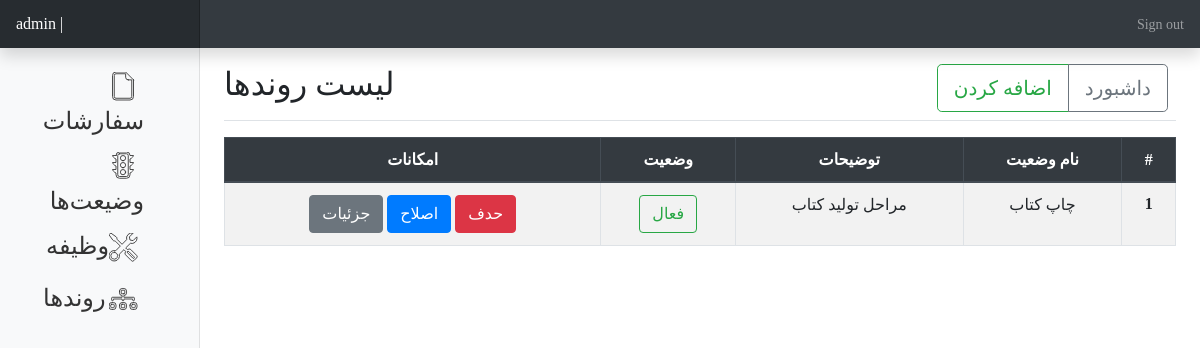
The app's page /dashboard/process/ (signed in) with its own data.
### main_app/models/process_model.py (models this page shows, shortened)
class process(models.Model):
    process_name = models.CharField(max_length=155, unique=True)
    process_description = models.CharField(max_length=500)
    isEnable = models.BooleanField(default=True)
    created_at = models.DateTimeField(null=True, blank=True, auto_now_add=True)
    updated_at = models.DateTimeField(null=True, blank=True, auto_now=True)

### main_app/views/process_view.py (the view)
@method_decorator(login_required, name="dispatch")
class ProcessList(ListView):
    model = process
    def dispatch(self, *args, **kwargs):
        if not (
            self.request.user.is_superuser or
            self.request.user.has_perm('main_app.view_process')
        ):
            return redirect('index')
        return super(ProcessList, self).dispatch(*args, **kwargs)

### main_app/templates/main_app/process_list.html (shortened to what this page needs)
{% extends "dashboard/base.html" %}
{% block content%}
<div class="d-flex justify-content-between flex-wrap flex-md-nowrap align-items-center pt-3 pb-2 mb-3 border-bottom">
    <h1 class="h2">لیست روندها</h1>
    <div class="btn-toolbar mb-2 mb-md-0">
      <div class="btn-group mr-2">
        <a href='{% url "process-add" %}' class="btn btn-lg btn-outline-success">اضافه کردن</a>
        <a href='{% url "panel" %}' class="btn btn-lg btn-outline-secondary">داشبورد</a>
      </div>
    </div>
</div>
    <div class="d-flex justify-content-md-between">
        <table class="table text-center table-striped table-bordered " dir="rtl">
            <thead class="thead-dark">
            <tr>
                <th scope="col">#</th>
                <th scope="col">نام وضعیت</th>
                <th scope="col">توضیحات</th>
                <th scope="col">وضعیت</th>
                <th scope="col">امکانات</th>
            </tr>
            </thead>
            <tbody class="table-striped ">
        {% for object in object_list %}
            <tr>
                <th scope="row">{{ forloop.counter }}</th>
                <td>{{ object.process_name }}</td>
                <td>{{ object.process_description }}</td>
                <td>{% if object.isEnable == True %} <span class="text-success btn btn-outline-success">فعال</span> {% else %} <span class="text-danger btn btn-outline-danger">غیرفعال</span> {% endif %}</td>
                <td>
                    <a href='{% url "process-delete" object.pk %}' class="btn btn-danger">حدف</a>
                    <a href='{% url "process-update" object.pk %}' class="btn btn-primary">اصلاح</a>
                    <a href='{% url "process-detail" object.pk %}' class="btn btn-secondary">جزئیات</a>
                </td>
            </tr>
        {% endfor %}
    </tbody>
    </table>
    </div>
{% endblock %}

### main_app/templates/dashboard/base.html (shortened to what this page needs)
<html lang="en">
  {% load static %}
  <head>
  {% block head %}
  <link rel="stylesheet" href="{% static 'main_app/bootstrap/css/bootstrap.min.css' %}" >
  {% endblock %}
</head>
<body>
  <nav class="navbar navbar-dark sticky-top bg-dark flex-md-nowrap p-0 shadow">
    <a class="navbar-brand col-md-3 col-lg-2 mr-0 px-3" href="/dashboard/">{{user}} | </a>
    <ul class="navbar-nav px-3">
      <li class="nav-item text-nowrap">
        <a class="nav-link" href="{% url 'logout' %}">Sign out</a>
      </li>
    </ul>
  </nav>
  <div class="container-fluid">
    <div class="row">
      <nav id="sidebarMenu" class="col-md-3 col-lg-2 d-md-block bg-light sidebar collapse text-right" dir="rtl">
        <div class="sidebar-sticky pt-3">
          <ul class="nav flex-column">
            <li class="nav-item">
              <a class="nav-link" href='{% url "order-list" %}'>
                <span class="h4">سفارشات</span>
              </a>
            </li>
            {% if perms.main_app.view_status %}
            <li class="nav-item">
              <a class="nav-link" href='{% url "status-list"%}'>
                <span class="h4">وضیعت‌ها</span>
              </a>
            </li>
            {% endif %}
            {% if perms.main_app.view_action %}
            <li class="nav-item">
              <a class="nav-link" href='{% url "action-list" %}'>
                <span class="h4">وظیفه</span>‌
              </a>
            </li>
            {% endif %}
            {% if perms.main_app.view_process %}
            <li class="nav-item">
              <a class="nav-link" href='{% url "process-list" %}'>
                 <span class="h4">روندها</span>
              </a>
            </li>
            {% endif %}
          </ul>
        </div>
      </nav>
      <main dir="ltr" role="main" class="col-md-9 ml-sm-auto col-lg-10 px-md-4 text-right">
          {% block content %}
          {% endblock %}
      </main>
    </div>
  </div>
</body>
</html>

### main_app/templates/dashboard/base.html (style rules this page uses)
body { font-size: .875rem; }
.sidebar { position: fixed; top: 0; bottom: 0; left: 0; z-index: 100; padding: 48px 0 0; box-shadow: inset -1px 0 0 rgba(0, 0, 0, .1); }
.sidebar-sticky { position: relative; top: 0; height: calc(100vh - 48px); padding-top: .5rem; overflow-x: hidden; overflow-y: auto; }
.sidebar .nav-link { font-weight: 500; color: #333; }
.navbar-brand { padding-top: .75rem; padding-bottom: .75rem; font-size: 1rem; background-color: rgba(0, 0, 0, .25); box-shadow: inset -1px 0 0 rgba(0, 0, 0, .25); }
body { font-family: iranYekan; }

### records on screen
process: process_name "چاپ کتاب", process_description "مراحل تولید کتاب", isEnable "فعال"

### other values on screen
{{ user }} "admin"
